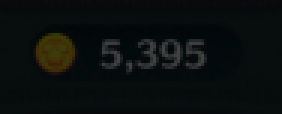
#> input picture app/assets/images/coin_hud_ref_5395.png, 94 x 38 px (shown 3 times larger)
$ python -i coin_gain_reader.py   (imports and definitions only)
#> lines starting #> are read from the running program, lines starting #| are printed output that depends on the picture; after the words box and inside, x2 and y2 are one past the last pixel; in counts of white or black regions, pixels touching at a corner belong together
#> further down, picture is the input picture: shape (38, 94, 3); mean B, G, R 14.2, 14.6, 10.8
"""コイン獲得画面の数字領域を読み取る（coin_digit CNN / DL）。"""
from __future__ import annotations

from functools import lru_cache
from pathlib import Path
from typing import List, Optional, Tuple

import numpy as np
from PySide6.QtGui import QImage

try:
    import cv2

    _CV2_OK = True
except ImportError:
    cv2 = None  # type: ignore
    _CV2_OK = False

# 1 桁あたりの平均差がこれ未満なら採用
_DIGIT_MATCH_MAX_MEAN = 95.0
_WIDE_SPLIT_MAX_MEAN = 105.0
_SLOT_MATCH_MAX_MEAN = 118.0
_MIN_DIGIT_HEIGHT_RATIO = 0.35
_MAX_DIGIT_HEIGHT_RATIO = 1.05
_MIN_DIGIT_WIDTH_RATIO = 0.28
_MIN_DIGITS = 1
_MAX_DIGITS = 7
_MAX_COIN_VALUE = 9_999_999
_PREFERRED_DIGITS = tuple(range(_MIN_DIGITS, _MAX_DIGITS + 1))
_MAX_ACCEPTABLE_ERR = 72.0
_MAX_HUD_ACCEPTABLE_ERR = 80.0
_MIN_HUD_CONSENSUS_READS = 2
_MAX_HUD_CONSENSUS_AVG_ERR = 62.0
_MAX_CONSENSUS_AVG_ERR = 66.0
_MIN_CONSENSUS_READS = 3
_BOX_OVER_SLOT_MARGIN = 22.0
_AMBIGUOUS_RANK_GAP = 10.0
_FIVE_DIGIT_EXTRA_ERR = 18.0
_SLOT_LOW_BOX_PENALTY = 24.0
_MIN_COIN_VALUE = 1


# [34 lines left out: functions bonus_coin_hud_rect, plausible_coin_value, not called in this run]


def opencv_available() -> bool:
    return _CV2_OK


# [52 lines left out: functions qimage_to_bgr, qimage_to_gray, _suspicious_coin_value, not called in this run]


def detect_coin_hud_rect(bgr: np.ndarray) -> Optional[tuple[float, float, float, float]]:
    """コインアイコン付き HUD 数字列 ROI を推定。"""
    if not _CV2_OK or bgr is None or bgr.size == 0:
        return None
    fh, fw = bgr.shape[:2]
#> fh = 38; fw = 94
    x0, x1 = int(fw * 0.08), int(fw * 0.68)
#> x0 = 7; x1 = 63
    y0, y1 = int(fh * 0.12), int(fh * 0.32)
#> y0 = 4; y1 = 12
    patch = bgr[y0:y1, x0:x1]
    if patch.size == 0:
        return None
    patch_gray = cv2.cvtColor(patch, cv2.COLOR_BGR2GRAY)
    row = _hud_digit_row_gray(patch_gray)
    if row is None:
        return None
    span = _hud_trimmed_ink_span(row)
    if span is None:
        return None
    rx0, rx1, _proj = span
    row_h = row.shape[0]
    pad_x = max(4, int(row_h * 0.45))
    pad_y = max(2, int(row_h * 0.18))
    left = max(0, x0 + rx0 - pad_x)
    top = max(0, y0 + int((y1 - y0) * 0.12) - pad_y)
    width = min(fw - left, (rx1 - rx0) + pad_x * 2 + int(row_h * 0.55))
    height = min(fh - top, int(row_h * 1.15) + pad_y * 2)
    nw = width / max(1, fw)
    nh = height / max(1, fh)
    if not (0.12 <= nw <= 0.24 and 0.038 <= nh <= 0.09):
        return None
    return (left / fw, top / fh, nw, nh)


# [181 lines left out: functions _digit_templates, _locator_masks, _digit_strip_start_x, _gray_digit_strip, _prepare_gray, _binarize_variants and 2 more, not called in this run]


def _is_coin_icon_box(x: int, bw: int, bh: int, w: int) -> bool:
    return x < int(w * 0.06) and bw >= int(bh * 0.75) and (x + bw) <= int(w * 0.22)


def _is_comma_box(bw: int, bh: int) -> bool:
    return bw < max(2, int(bh * 0.22))


# [105 lines left out: functions _is_comma_column, _digit_boxes_for_decode, _segment_digit_boxes, _stroke_artifact_boxes, _select_primary_row, _match_digit_template, not called in this run]


_digit_classifier_factory = None


def set_digit_classifier_factory(factory) -> None:
    global _digit_classifier_factory
    _digit_classifier_factory = factory


# [549 lines left out: functions _get_active_digit_classifier, _match_digit, _expand_box_to_digits, _tail_digit_penalty, _multi_split_expand, _try_bookend_decode and 15 more, not called in this run]


def _is_slot_decode_dbg(dbg: str) -> bool:
    return "slots" in dbg


# [63 lines left out: functions _pick_best_candidate, _hud_soft_digit_templates, not called in this run]


def _normalize_digit_patch(patch: np.ndarray) -> np.ndarray:
    return cv2.resize(patch, (28, 40), interpolation=cv2.INTER_CUBIC)


# [96 lines left out: functions _match_patch_to_ref, _synth_digit_errors, _game_hud_ref_templates, _patch_digit_errors, not called in this run]


def _hud_ink_span(row: np.ndarray) -> Optional[tuple[int, int, np.ndarray]]:
    if row is None or row.size == 0:
        return None
    mask = cv2.inRange(row, 112, 255)
    proj = mask.sum(axis=0).astype(np.float32)
    ink = np.where(proj > row.shape[0] * 5)[0]
    if len(ink) < 10:
        return None
    x0, x1 = int(ink[0]), int(ink[-1]) + 1
    return x0, x1, proj


# [67 lines left out: functions _hud_icon_skip_x, _hud_right_digit_edge, not called in this run]


def _hud_trimmed_ink_span(row: np.ndarray) -> Optional[tuple[int, int, np.ndarray]]:
    """HUD 数字列だけに span を絞る（アイコン・右側ノイズを除外）。"""
    span = _hud_ink_span(row)
    if span is None:
        return None
    x0, x1, proj = span
    x0 = _hud_icon_skip_x(row, x0, x1)
    h = row.shape[0]
    char_w = max(10, int(h * 0.42))
    max_w = int(char_w * 8.2)
    x1 = min(x1, x0 + max_w)
    x1 = _hud_right_digit_edge(proj, x0, x1)
    if x1 - x0 < char_w * 2:
        return None
    return x0, x1, proj


# [15 lines left out: functions _hud_parts_from_cut_list, _hud_parts_from_cuts, not called in this run]


def _hud_max_part_width(row: np.ndarray) -> int:
    return max(12, int(row.shape[0] * 0.75))


def _hud_parts_plausible(row: np.ndarray, parts: List[np.ndarray]) -> bool:
    max_w = _hud_max_part_width(row)
    return all(4 <= part.shape[1] <= max_w for part in parts)


# [557 lines left out: functions _hud_comma_parts_plausible, _hud_split_four_digits, _hud_ref_cut_ratios, _hud_split_four_digits_ref, _hud_valley_cut_indices, _hud_valley_n_part_cuts and 17 more, not called in this run]


def _hud_digit_row_gray(gray: np.ndarray) -> Optional[np.ndarray]:
    h, w = gray.shape[:2]
#> h = 8; w = 56
    target_h = 120.0
    if h < target_h * 0.92:
        scale = target_h / max(1.0, h)
#> scale = 15
        up = cv2.resize(
            gray,
            (max(1, int(w * scale)), max(1, int(h * scale))),
            interpolation=cv2.INTER_LANCZOS4,
        )
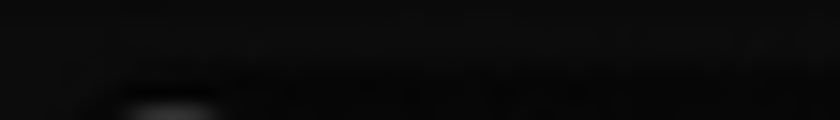
#> up: shape (120, 840); min 2, max 53, mean 9.7
    else:
        up = gray
    clahe = cv2.createCLAHE(clipLimit=4.0, tileGridSize=(8, 8)).apply(up)
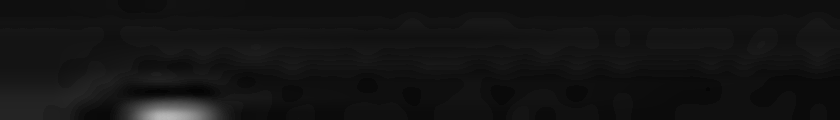
#> clahe: shape (120, 840); min 4, max 185, mean 19.5
    h = clahe.shape[0]
#> h = 120
    row = clahe[int(h * 0.12) : int(h * 0.90), :]
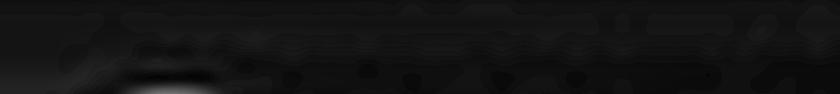
#> row: shape (94, 840); min 4, max 114, mean 19
    trim = _hud_trimmed_ink_span(row)
#> in _hud_ink_span, `mask = cv2.inRange(row, 112, 255)`:
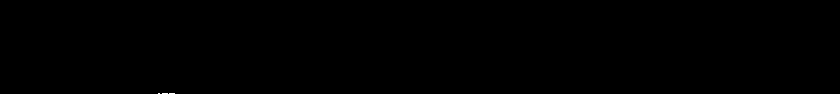
#> mask: shape (94, 840); 0.02% white in thin lines or dots, all inside (x1, y1, x2, y2) = (158, 93, 175, 94)
#> in _hud_ink_span, `proj = mask.sum(axis=0).astype(np.float32)`: proj = 840 values, max 255 at index 158, min 0 at index 0, mean 4.25
#> in _hud_ink_span, `ink = np.where(proj > row.shape[0] * 5)[0]`: ink = empty array
    if trim is None:
        return None
    x0, x1, _proj = trim
    if x1 - x0 < 12:
        return None
    return row[:, x0:x1]


# [112 lines left out: functions _decode_hud_greedy_cnn, _decode_hud_n_parts_cnn, _decode_hud_four_parts_cnn, _hud_decode_rank, _coin_digit_cnn_ready, _try_hud_digit_decode, not called in this run]


def _try_hud_four_digit_decode(gray: np.ndarray) -> Optional[Tuple[int, float, str]]:
    return _try_hud_digit_decode(gray)


# [99 lines left out: functions _upscale_gray_for_hud, _coin_gain_strip_for_hud, read_coin_gain_crop, read_coin_hud, not called in this run]


def read_coin_gain(roi: QImage) -> Tuple[Optional[int], float, str]:
    """獲得コイン ROI 向け DL 読取（read_coin_gain_crop と同一）。"""
    return read_coin_gain_crop(roi)


# [82 lines left out: functions _reads_pass_quality_gate, coin_gain_confirmed_hud, coin_gain_confirmed, coin_gain_confirmed_combined, consensus_coin_gain, not called in this run]

>>> import cv2
>>> picture = cv2.imread('../assets/images/coin_hud_ref_5395.png')
>>> result = detect_coin_hud_rect(picture)
